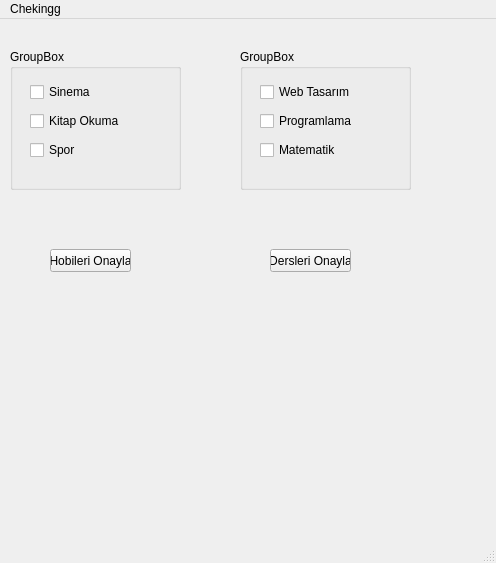
<?xml version="1.0" encoding="UTF-8"?>
<ui version="4.0">
 <class>MainWindow</class>
 <widget class="QMainWindow" name="MainWindow">
  <property name="geometry">
   <rect>
    <x>0</x>
    <y>0</y>
    <width>496</width>
    <height>563</height>
   </rect>
  </property>
  <property name="windowTitle">
   <string>MainWindow</string>
  </property>
  <widget class="QWidget" name="centralwidget">
   <widget class="QPushButton" name="btn_result_Hobi">
    <property name="geometry">
     <rect>
      <x>50</x>
      <y>230</y>
      <width>81</width>
      <height>23</height>
     </rect>
    </property>
    <property name="text">
     <string>Hobileri Onayla</string>
    </property>
   </widget>
   <widget class="QLabel" name="lbl_result_Hobi">
    <property name="geometry">
     <rect>
      <x>30</x>
      <y>280</y>
      <width>131</width>
      <height>141</height>
     </rect>
    </property>
    <property name="text">
     <string/>
    </property>
   </widget>
   <widget class="QGroupBox" name="groupHobiler">
    <property name="geometry">
     <rect>
      <x>10</x>
      <y>30</y>
      <width>171</width>
      <height>141</height>
     </rect>
    </property>
    <property name="title">
     <string>GroupBox</string>
    </property>
    <widget class="QWidget" name="layoutWidget">
     <property name="geometry">
      <rect>
       <x>20</x>
       <y>30</y>
       <width>151</width>
       <height>87</height>
      </rect>
     </property>
     <layout class="QVBoxLayout" name="verticalLayout">
      <item>
       <widget class="QCheckBox" name="CbSinema">
        <property name="text">
         <string>Sinema</string>
        </property>
       </widget>
      </item>
      <item>
       <widget class="QCheckBox" name="CbBook">
        <property name="text">
         <string>Kitap Okuma</string>
        </property>
       </widget>
      </item>
      <item>
       <widget class="QCheckBox" name="CbSpor">
        <property name="text">
         <string>Spor</string>
        </property>
       </widget>
      </item>
     </layout>
    </widget>
   </widget>
   <widget class="QGroupBox" name="grouDersler">
    <property name="geometry">
     <rect>
      <x>240</x>
      <y>30</y>
      <width>171</width>
      <height>141</height>
     </rect>
    </property>
    <property name="title">
     <string>GroupBox</string>
    </property>
    <widget class="QWidget" name="layoutWidget_2">
     <property name="geometry">
      <rect>
       <x>20</x>
       <y>30</y>
       <width>151</width>
       <height>87</height>
      </rect>
     </property>
     <layout class="QVBoxLayout" name="verticalLayout_2">
      <item>
       <widget class="QCheckBox" name="CbWebTasarm">
        <property name="text">
         <string>Web Tasarım</string>
        </property>
       </widget>
      </item>
      <item>
       <widget class="QCheckBox" name="CbProgramlama">
        <property name="text">
         <string>Programlama</string>
        </property>
       </widget>
      </item>
      <item>
       <widget class="QCheckBox" name="CbMatematik">
        <property name="text">
         <string>Matematik</string>
        </property>
       </widget>
      </item>
     </layout>
    </widget>
   </widget>
   <widget class="QPushButton" name="btn_result_Ders">
    <property name="geometry">
     <rect>
      <x>270</x>
      <y>230</y>
      <width>81</width>
      <height>23</height>
     </rect>
    </property>
    <property name="text">
     <string>Dersleri Onayla</string>
    </property>
   </widget>
   <widget class="QLabel" name="lbl_result_Ders">
    <property name="geometry">
     <rect>
      <x>250</x>
      <y>280</y>
      <width>131</width>
      <height>141</height>
     </rect>
    </property>
    <property name="text">
     <string/>
    </property>
   </widget>
  </widget>
  <widget class="QMenuBar" name="menubar">
   <property name="geometry">
    <rect>
     <x>0</x>
     <y>0</y>
     <width>496</width>
     <height>20</height>
    </rect>
   </property>
   <widget class="QMenu" name="menuChekingg">
    <property name="title">
     <string>Chekingg</string>
    </property>
   </widget>
   <addaction name="menuChekingg"/>
  </widget>
  <widget class="QStatusBar" name="statusbar"/>
 </widget>
 <resources/>
 <connections/>
</ui>
